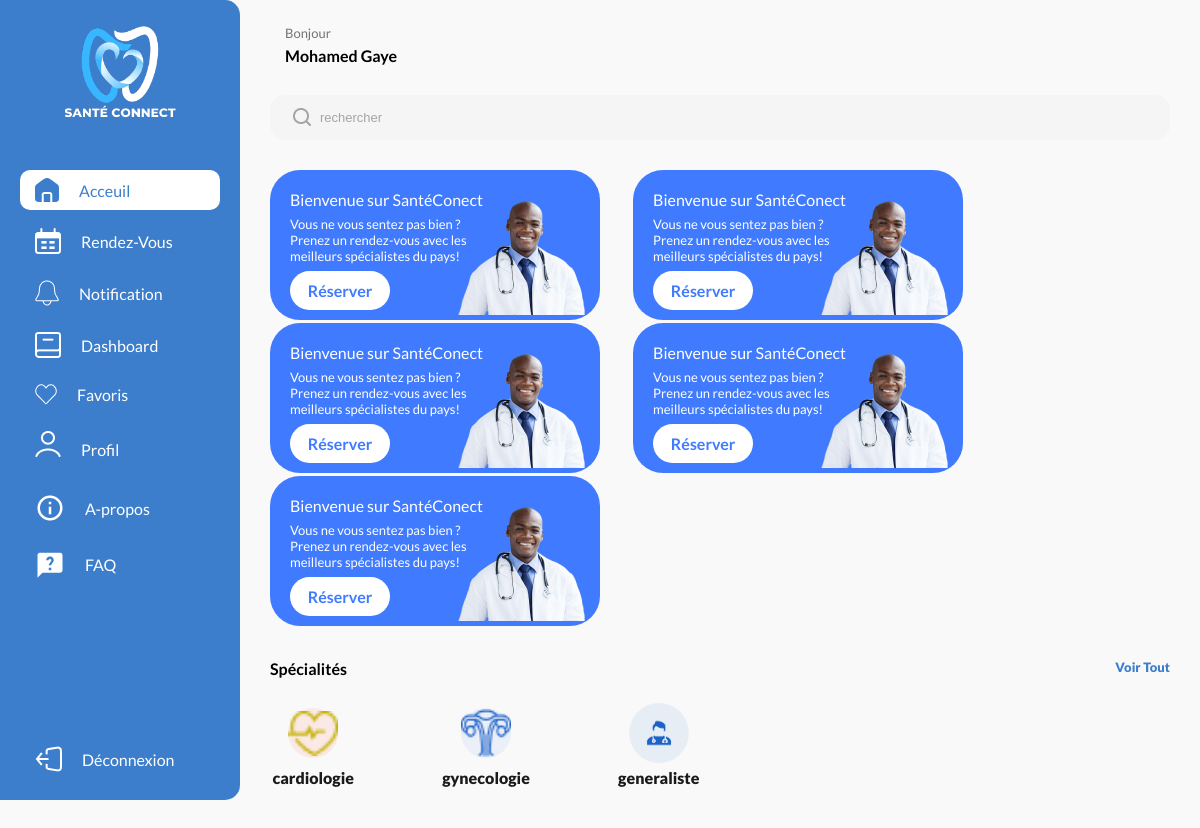
The app's page /index.php?page=home (signed in) with its own data.
### tables this page shows
CREATE TABLE `user` (
  `id` int(11) NOT NULL,
  `token` varchar(30) NOT NULL,
  `nom_complet` varchar(255) DEFAULT NULL,
  `email` varchar(255) NOT NULL,
  `mot_de_passe` varchar(255) NOT NULL,
  `code_verification` int(11) NOT NULL CHECK (`code_verification` between 1000 and 9999),
  `accountType_libelle` varchar(15) NOT NULL,
  `sexe` varchar(1) DEFAULT NULL,
  `date_de_naissance` datetime DEFAULT NULL,
  `numero_tel` varchar(20) DEFAULT NULL,
  `photo` varchar(255) DEFAULT NULL,
  `verified_at` datetime DEFAULT NULL,
  `bloque` tinyint(1) DEFAULT 0
);

CREATE TABLE `specialite` (
  `id` int(11) NOT NULL,
  `nom` varchar(100) NOT NULL,
  `couleur` varchar(10) NOT NULL,
  `icone` varchar(255) NOT NULL,
  `description` text DEFAULT NULL
);

### model/models/UserModel.php (called while the page is built, shortened)
<?php
    require_once __DIR__.'/../dbconfig/connect.php';
    require_once __DIR__.'/../classes/User.php';
    class UserModel extends User{
        public static function get($id) {
            try {
                $bdd = connexion();
                $query = $bdd->prepare("SELECT * FROM user WHERE id = :id");
                $query->bindParam(':id', $id);
                $query->execute();
                $result = $query->fetch(PDO::FETCH_ASSOC);
                if ($result) {
                    return new UserModel($result['id'],
                                    $result['token'],
                                    $result['nom_complet'],
                                    $result['email'],
                                    $result['mot_de_passe'],
                                    $result['code_verification'],
                                    $result['accountType_libelle'],
                                    $result['sexe'],
                                    $result['date_de_naissance'],
                                    $result['numero_tel'],
                                    $result['photo'],
                                    $result['verified_at'],
                                    $result['bloque']
                                );
                } else {
                    return null;
                }
            } catch (PDOException $e) {
                echo "Error fetching user: " . $e->getMessage();
                return null;
            }
        }
    }

### model/dbconfig/connect.php (called while the page is built)
<?php
    function connexion(){
        try {
            $bdd = new PDO('mysql:host=localhost;dbname=santeconnect', 'root', '');
            $bdd->setAttribute(PDO::ATTR_ERRMODE, PDO::ERRMODE_EXCEPTION);
        } catch (PDOException $e) {
            echo "Connection failed: " . $e->getMessage();
        }
        return $bdd;
    }

### model/classes/User.php (called while the page is built, shortened)
<?php
    class User {
        public function __construct($id, $token, $nom_complet, $email, $mot_de_passe, $code_verification, $accountType_libelle, $sexe, $date_de_naissance, $numero_tel, $photo = null, $verified_at = null, $bloque = false) {
            $this->nom_complet = $nom_complet;
        }
    }

### model/models/SpecialiteModel.php (called while the page is built, shortened)
<?php
require_once __DIR__.'/../dbconfig/connect.php';
require_once __DIR__.'/../classes/Specialite.php';
class SpecialiteModel extends Specialite{
    public static function getAll() {
        try {
            $bdd = connexion();
            $query = $bdd->prepare("SELECT * FROM specialite");
            $query->execute();
            $results = $query->fetchAll(PDO::FETCH_ASSOC);
            $specialites = [];
            foreach ($results as $result) {
                $specialites[] = new SpecialiteModel($result['id'], $result['nom'], $result['couleur'], $result['icone'], $result['description']);
            }
            return $specialites;
        } catch (PDOException $e) {
            echo "Error fetching Specialites: " . $e->getMessage();
            return null;
        }
    }
    public function rgbaColor($opacity){
        $hex = str_replace('#', '', $this->couleur);
        $rgb = sscanf($hex, "%02x%02x%02x");
        list($r, $g, $b) = $rgb;
        $rgba = 'rgba(' . implode(', ', [$r, $g, $b, $opacity]) . ')';
        return $rgba;
    }
}

### model/classes/Specialite.php (called while the page is built, shortened)
<?php
class Specialite {
    public function __construct($id, $nom, $couleur, $icone, $description) {
        $this->id = $id;
        $this->nom = $nom;
        $this->couleur = $couleur;
        $this->icone = $icone;
    }
}

### view/User/index.php (the view, shortened to what this page needs)
<!DOCTYPE html>
<html lang="fr">
<head>
    <link rel="stylesheet" href="public/templatesCSS/medecin-cart.css">
    <link rel="stylesheet" href="public/user/Css/home.css">
</head>
<body>
    <?php
        include __DIR__ ."/includes/sidebar.php";
    ?>
    <main id="main">
        <div class="user_informations">
            <div class="informations">
                <span class="hello">Bonjour</span>
                <span class="name"><?=$user->nom_complet?></span>
            </div>
        </div>
        <form action="#" id="search-form">
            <img src="public/Icons/Search.png" alt="">
            <input type="text" id="search-input" placeholder="rechercher">
        </form>
        <marquee direction = "right" class="pub-slider">
            <?php foreach($pubs as $pub): ?>
            <div class="pub-bloc">
                <div class="left-bloc">
                    <span class="welcome">Bienvenue sur SantéConect</span>
                    <span class="welcome-text">Vous ne vous sentez pas bien ? <br> Prenez un rendez-vous avec les <br> meilleurs spécialistes du pays!</span>
                    <a href="#" class="reserver">Réserver</a>
                </div>
                <img class="pub-image" src="public/Images/welcome_medecin.png" alt="">
            </div>
            <?php endforeach ?>
        </marquee>
        <div class="specialites">
            <div class="head-specialites">
                <span>Spécialités</span>
                <a href="?page=specialites">Voir Tout</a>
            </div>
            <div class="all-specialites">
                <div class="first-row">
                    <?php foreach($specialites as $specialite): ?>
                    <a href="?page=specialite&spe-id=<?= $specialite->id?>" class="specialite">
                        <div style="background-color: <?= $specialite->rgbaColor(0.1)?>">
                            <img src="<?=$specialite->icone?>" alt="" style="width: 60px; heigth:60px">
                        </div>
                        <span><?=$specialite->nom?></span>
                    </a>
                    <?php endforeach ?>
                </div>
            </div>
        </div>
        <div class="best-meds-slider">
            <br>
            <br>
            <br>
        </div>
    </main>
</body>
</html>

### public/templatesCSS/medecin-cart.css (style rules this page uses)
* { box-sizing: border-box; }

### public/user/Css/home.css (style rules this page uses)
* { margin: 0; padding: 0; box-sizing: border-box; }
body { font-family: 'Lato', sans-serif; background-color: #F9F9F9; }
main { margin-left: 17%; width: 83%; position: relative; background-color: #F9F9F9; transition: all .5s ease; }
.user_informations { display: flex; align-items: center; gap: 15px; padding: 0 30px; padding-top: 25px; margin-bottom: 30px; }
.informations { display: flex; flex-direction: column; gap: 5px; }
.hello { font-size: 13px; color: #747373; }
.name { font-size: 16px; font-weight: bold; }
#search-form { position: relative; width: 100%; padding: 0 30px; margin: 30px 0; }
#search-form img { position: absolute; top: 10px; left: 50px; }
#search-input { width: 100%; height: 45px; border: none; outline: none; background-color: #f5f5f5; border-radius: 15px; padding-left: 50px; font-size: 13px; color: #A5A5A5; }
#search-input::placeholder { color: #A5A5A5; }
.pub-slider { min-width: 100%; margin: 30px 0; }
.pub-bloc { display: inline-block; position: relative; width: 330px; height: 150px; background-color: #407BFF; border-radius: 30px; margin-left: 30px; }
.left-bloc { width: 320px; height: 120px; position: absolute; top: 20px; margin-left: 20px; display: flex; flex-direction: column; justify-content: space-between; }
.welcome { color: white; font-size: 16px; }
.welcome-text { font-size: 13px; width: 200px; color: white; }
.reserver { width: 100px; padding: 10px 10px; color: white; border-radius: 20px; color: #407BFF; background-color: white; border: none; font-weight: bold; text-align: center; text-decoration: none; }
.pub-image { position: absolute; right: 13px; bottom: 5px; }
.specialites { display: flex; flex-direction: column; padding: 0 30px; gap: 30px; margin: 30px 0; }
.head-specialites { display: flex; justify-content: space-between; }
.head-specialites span { font-size: 16px; font-weight: bold; }
.head-specialites a { color: #3C7ECC; text-decoration: none; font-size: 13px; font-weight: 800; }
.all-specialites { display: flex; justify-content: space-between; }
.first-row,.second-row { display: flex; width: 48%; justify-content: space-between; }
.specialite { display: flex; flex-direction: column; justify-content: center; align-items: center; gap: 10px; color: #1a1a1a; text-decoration: none; width: 20%; }
.specialite div { width: 50px; height: 50px; border-radius: 50%; display: flex; justify-content: center; align-items: center; }
.specialite span { font-weight: 800; }
.best-meds-slider { min-width: 100%; overflow: auto; white-space: nowrap; margin: 30px 0; }
@media screen and (max-width: 1250px) { main { margin-left: 20%; width: 80%; } }

### records on screen
user: nom_complet "Mohamed Gaye"
specialite: icone (picture), nom "cardiologie"
specialite: icone (picture), nom "gynecologie"
specialite: icone (picture), nom "generaliste"
